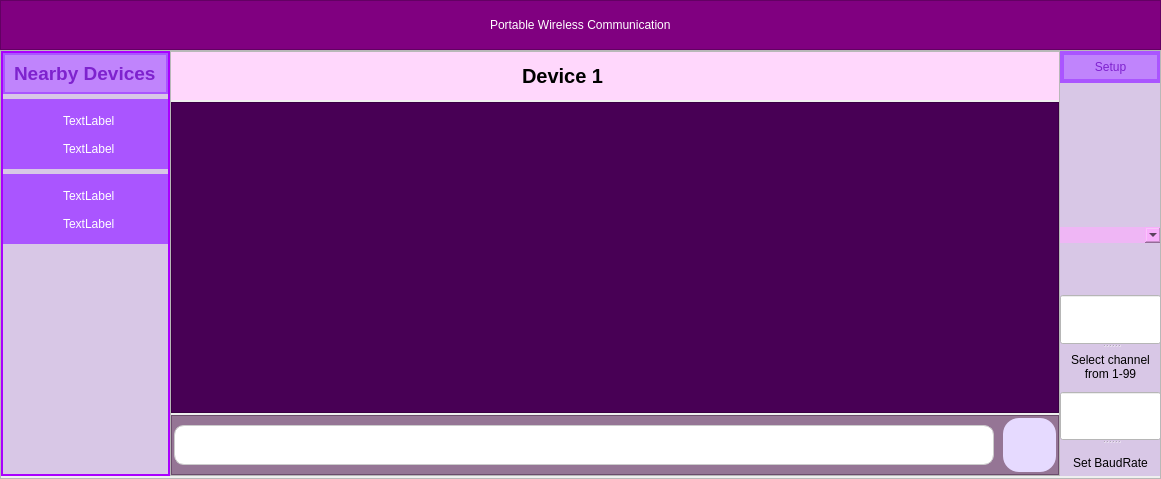
<?xml version="1.0" encoding="UTF-8"?>
<ui version="4.0">
 <class>MainWindow</class>
 <widget class="QMainWindow" name="MainWindow">
  <property name="geometry">
   <rect>
    <x>0</x>
    <y>0</y>
    <width>1161</width>
    <height>479</height>
   </rect>
  </property>
  <property name="windowTitle">
   <string>MainWindow</string>
  </property>
  <widget class="QWidget" name="centralwidget">
   <layout class="QVBoxLayout" name="verticalLayout">
    <property name="spacing">
     <number>0</number>
    </property>
    <property name="leftMargin">
     <number>0</number>
    </property>
    <property name="topMargin">
     <number>0</number>
    </property>
    <property name="rightMargin">
     <number>0</number>
    </property>
    <property name="bottomMargin">
     <number>0</number>
    </property>
    <item>
     <widget class="QFrame" name="frame">
      <property name="minimumSize">
       <size>
        <width>0</width>
        <height>50</height>
       </size>
      </property>
      <property name="maximumSize">
       <size>
        <width>16777215</width>
        <height>50</height>
       </size>
      </property>
      <property name="styleSheet">
       <string notr="true">background-color: #800080;
font: 700 18pt &quot;Segoe Script&quot; ;
color: rgb(255, 255, 255);</string>
      </property>
      <property name="frameShape">
       <enum>QFrame::StyledPanel</enum>
      </property>
      <property name="frameShadow">
       <enum>QFrame::Raised</enum>
      </property>
      <layout class="QHBoxLayout" name="horizontalLayout">
       <property name="leftMargin">
        <number>9</number>
       </property>
       <property name="topMargin">
        <number>0</number>
       </property>
       <property name="rightMargin">
        <number>9</number>
       </property>
       <property name="bottomMargin">
        <number>0</number>
       </property>
       <item alignment="Qt::AlignHCenter">
        <widget class="QLabel" name="label">
         <property name="layoutDirection">
          <enum>Qt::LeftToRight</enum>
         </property>
         <property name="text">
          <string>Portable Wireless Communication</string>
         </property>
        </widget>
       </item>
      </layout>
     </widget>
    </item>
    <item>
     <widget class="QFrame" name="frame_2">
      <property name="styleSheet">
       <string notr="true">padding:0px;
margin:0px;</string>
      </property>
      <property name="frameShape">
       <enum>QFrame::StyledPanel</enum>
      </property>
      <property name="frameShadow">
       <enum>QFrame::Raised</enum>
      </property>
      <layout class="QHBoxLayout" name="horizontalLayout_2">
       <property name="spacing">
        <number>0</number>
       </property>
       <property name="leftMargin">
        <number>0</number>
       </property>
       <property name="topMargin">
        <number>0</number>
       </property>
       <property name="rightMargin">
        <number>0</number>
       </property>
       <property name="bottomMargin">
        <number>2</number>
       </property>
       <item alignment="Qt::AlignLeft">
        <widget class="QFrame" name="frame_3">
         <property name="minimumSize">
          <size>
           <width>100</width>
           <height>0</height>
          </size>
         </property>
         <property name="maximumSize">
          <size>
           <width>400</width>
           <height>16777215</height>
          </size>
         </property>
         <property name="styleSheet">
          <string notr="true">background-color: rgb(216, 199, 230);
padding:0px;
margin-left:0px;
border: 2px solid rgb(170, 0, 255)</string>
         </property>
         <property name="frameShape">
          <enum>QFrame::StyledPanel</enum>
         </property>
         <property name="frameShadow">
          <enum>QFrame::Raised</enum>
         </property>
         <property name="lineWidth">
          <number>0</number>
         </property>
         <layout class="QVBoxLayout" name="verticalLayout_2">
          <property name="spacing">
           <number>5</number>
          </property>
          <property name="leftMargin">
           <number>0</number>
          </property>
          <property name="topMargin">
           <number>0</number>
          </property>
          <property name="rightMargin">
           <number>0</number>
          </property>
          <property name="bottomMargin">
           <number>1</number>
          </property>
          <item>
           <widget class="QWidget" name="widget_4" native="true">
            <property name="enabled">
             <bool>true</bool>
            </property>
            <property name="maximumSize">
             <size>
              <width>16777215</width>
              <height>60</height>
             </size>
            </property>
            <property name="layoutDirection">
             <enum>Qt::LeftToRight</enum>
            </property>
            <property name="styleSheet">
             <string notr="true">margin: 0px;
background-color: rgb(192,132,252);
color: rgb(126,34,206);
border:  2px solid rgb(170, 85, 255);
	</string>
            </property>
            <layout class="QHBoxLayout" name="horizontalLayout_3">
             <property name="spacing">
              <number>6</number>
             </property>
             <property name="leftMargin">
              <number>9</number>
             </property>
             <property name="topMargin">
              <number>9</number>
             </property>
             <item>
              <spacer name="horizontalSpacer">
               <property name="orientation">
                <enum>Qt::Horizontal</enum>
               </property>
               <property name="sizeHint" stdset="0">
                <size>
                 <width>3</width>
                 <height>20</height>
                </size>
               </property>
              </spacer>
             </item>
             <item>
              <widget class="QLabel" name="label_2">
               <property name="font">
                <font>
                 <pointsize>14</pointsize>
                 <bold>true</bold>
                </font>
               </property>
               <property name="styleSheet">
                <string notr="true">border: none</string>
               </property>
               <property name="text">
                <string>Nearby Devices</string>
               </property>
              </widget>
             </item>
             <item>
              <spacer name="horizontalSpacer_2">
               <property name="orientation">
                <enum>Qt::Horizontal</enum>
               </property>
               <property name="sizeHint" stdset="0">
                <size>
                 <width>3</width>
                 <height>20</height>
                </size>
               </property>
              </spacer>
             </item>
            </layout>
           </widget>
          </item>
          <item>
           <widget class="QWidget" name="widget_3" native="true">
            <property name="minimumSize">
             <size>
              <width>0</width>
              <height>70</height>
             </size>
            </property>
            <property name="maximumSize">
             <size>
              <width>16777215</width>
              <height>70</height>
             </size>
            </property>
            <property name="styleSheet">
             <string notr="true">border:  none;
background-color: rgb(170, 85, 255);
color: #ffffff;
font: 12pt &quot;Bodoni MT&quot; ;
</string>
            </property>
            <widget class="QWidget" name="layoutWidget">
             <property name="geometry">
              <rect>
               <x>0</x>
               <y>10</y>
               <width>171</width>
               <height>51</height>
              </rect>
             </property>
             <layout class="QHBoxLayout" name="horizontalLayout_7">
              <item>
               <spacer name="horizontalSpacer_8">
                <property name="orientation">
                 <enum>Qt::Horizontal</enum>
                </property>
                <property name="sizeHint" stdset="0">
                 <size>
                  <width>40</width>
                  <height>20</height>
                 </size>
                </property>
               </spacer>
              </item>
              <item>
               <layout class="QVBoxLayout" name="verticalLayout_5">
                <item>
                 <widget class="QLabel" name="label_6">
                  <property name="text">
                   <string>TextLabel</string>
                  </property>
                 </widget>
                </item>
                <item>
                 <widget class="QLabel" name="label_7">
                  <property name="text">
                   <string>TextLabel</string>
                  </property>
                 </widget>
                </item>
               </layout>
              </item>
              <item>
               <spacer name="horizontalSpacer_7">
                <property name="orientation">
                 <enum>Qt::Horizontal</enum>
                </property>
                <property name="sizeHint" stdset="0">
                 <size>
                  <width>40</width>
                  <height>20</height>
                 </size>
                </property>
               </spacer>
              </item>
             </layout>
            </widget>
           </widget>
          </item>
          <item alignment="Qt::AlignVCenter">
           <widget class="QWidget" name="widget" native="true">
            <property name="minimumSize">
             <size>
              <width>0</width>
              <height>70</height>
             </size>
            </property>
            <property name="styleSheet">
             <string notr="true">border: none;
background-color: rgb(170, 85, 255);
font: 12pt &quot;Bodoni MT&quot; ;
color: #ffffff</string>
            </property>
            <widget class="QWidget" name="layoutWidget">
             <property name="geometry">
              <rect>
               <x>0</x>
               <y>10</y>
               <width>171</width>
               <height>51</height>
              </rect>
             </property>
             <layout class="QHBoxLayout" name="horizontalLayout_6">
              <item>
               <spacer name="horizontalSpacer_5">
                <property name="orientation">
                 <enum>Qt::Horizontal</enum>
                </property>
                <property name="sizeHint" stdset="0">
                 <size>
                  <width>40</width>
                  <height>20</height>
                 </size>
                </property>
               </spacer>
              </item>
              <item>
               <layout class="QVBoxLayout" name="verticalLayout_4">
                <item>
                 <widget class="QLabel" name="label_4">
                  <property name="text">
                   <string>TextLabel</string>
                  </property>
                 </widget>
                </item>
                <item>
                 <widget class="QLabel" name="label_5">
                  <property name="text">
                   <string>TextLabel</string>
                  </property>
                 </widget>
                </item>
               </layout>
              </item>
              <item>
               <spacer name="horizontalSpacer_6">
                <property name="orientation">
                 <enum>Qt::Horizontal</enum>
                </property>
                <property name="sizeHint" stdset="0">
                 <size>
                  <width>40</width>
                  <height>20</height>
                 </size>
                </property>
               </spacer>
              </item>
             </layout>
            </widget>
           </widget>
          </item>
          <item>
           <spacer name="verticalSpacer">
            <property name="orientation">
             <enum>Qt::Vertical</enum>
            </property>
            <property name="sizeHint" stdset="0">
             <size>
              <width>20</width>
              <height>40</height>
             </size>
            </property>
           </spacer>
          </item>
         </layout>
        </widget>
       </item>
       <item>
        <widget class="QFrame" name="frame_4">
         <property name="styleSheet">
          <string notr="true"/>
         </property>
         <property name="frameShape">
          <enum>QFrame::StyledPanel</enum>
         </property>
         <property name="frameShadow">
          <enum>QFrame::Raised</enum>
         </property>
         <layout class="QVBoxLayout" name="verticalLayout_3">
          <property name="spacing">
           <number>2</number>
          </property>
          <property name="leftMargin">
           <number>0</number>
          </property>
          <property name="topMargin">
           <number>0</number>
          </property>
          <property name="rightMargin">
           <number>0</number>
          </property>
          <property name="bottomMargin">
           <number>0</number>
          </property>
          <item>
           <widget class="QWidget" name="widget_2" native="true">
            <property name="minimumSize">
             <size>
              <width>0</width>
              <height>40</height>
             </size>
            </property>
            <property name="maximumSize">
             <size>
              <width>16777215</width>
              <height>50</height>
             </size>
            </property>
            <property name="styleSheet">
             <string notr="true">background-color: rgb(255, 215, 252);
font: 700 15pt &quot;System&quot;;</string>
            </property>
            <layout class="QHBoxLayout" name="horizontalLayout_4">
             <property name="spacing">
              <number>9</number>
             </property>
             <item>
              <spacer name="horizontalSpacer_3">
               <property name="orientation">
                <enum>Qt::Horizontal</enum>
               </property>
               <property name="sizeHint" stdset="0">
                <size>
                 <width>342</width>
                 <height>19</height>
                </size>
               </property>
              </spacer>
             </item>
             <item>
              <widget class="QLabel" name="DevName">
               <property name="font">
                <font>
                 <family>System</family>
                 <pointsize>15</pointsize>
                 <italic>false</italic>
                 <bold>true</bold>
                </font>
               </property>
               <property name="text">
                <string>Device 1</string>
               </property>
              </widget>
             </item>
             <item>
              <spacer name="horizontalSpacer_4">
               <property name="orientation">
                <enum>Qt::Horizontal</enum>
               </property>
               <property name="sizeHint" stdset="0">
                <size>
                 <width>342</width>
                 <height>19</height>
                </size>
               </property>
              </spacer>
             </item>
             <item>
              <widget class="QPushButton" name="Microphone">
               <property name="minimumSize">
                <size>
                 <width>30</width>
                 <height>30</height>
                </size>
               </property>
               <property name="maximumSize">
                <size>
                 <width>60</width>
                 <height>60</height>
                </size>
               </property>
               <property name="styleSheet">
                <string notr="true">image: url(:/Assets/assets/mic.png);
border: none;
background-color: rgba(255, 255, 255, 0)
</string>
               </property>
               <property name="text">
                <string/>
               </property>
              </widget>
             </item>
             <item>
              <widget class="QPushButton" name="Files">
               <property name="minimumSize">
                <size>
                 <width>30</width>
                 <height>30</height>
                </size>
               </property>
               <property name="maximumSize">
                <size>
                 <width>60</width>
                 <height>60</height>
                </size>
               </property>
               <property name="font">
                <font>
                 <family>System</family>
                 <pointsize>15</pointsize>
                 <italic>false</italic>
                 <bold>true</bold>
                </font>
               </property>
               <property name="styleSheet">
                <string notr="true">image: url(:/Assets/assets/clip.png);
background-color: rgba(255, 255, 255, 0);
border: none;</string>
               </property>
               <property name="text">
                <string/>
               </property>
              </widget>
             </item>
            </layout>
           </widget>
          </item>
          <item>
           <widget class="QScrollArea" name="scrollArea">
            <property name="minimumSize">
             <size>
              <width>0</width>
              <height>0</height>
             </size>
            </property>
            <property name="maximumSize">
             <size>
              <width>16777215</width>
              <height>16777215</height>
             </size>
            </property>
            <property name="styleSheet">
             <string notr="true">background-color: rgb(72, 0, 85);

</string>
            </property>
            <property name="lineWidth">
             <number>0</number>
            </property>
            <property name="horizontalScrollBarPolicy">
             <enum>Qt::ScrollBarAlwaysOff</enum>
            </property>
            <property name="widgetResizable">
             <bool>true</bool>
            </property>
            <widget class="QWidget" name="scrollAreaWidgetContents">
             <property name="geometry">
              <rect>
               <x>0</x>
               <y>0</y>
               <width>884</width>
               <height>309</height>
              </rect>
             </property>
            </widget>
           </widget>
          </item>
          <item>
           <widget class="QFrame" name="frame_5">
            <property name="minimumSize">
             <size>
              <width>0</width>
              <height>60</height>
             </size>
            </property>
            <property name="maximumSize">
             <size>
              <width>16777215</width>
              <height>60</height>
             </size>
            </property>
            <property name="styleSheet">
             <string notr="true">background-color: rgba(124, 83, 124, 200)</string>
            </property>
            <property name="frameShape">
             <enum>QFrame::StyledPanel</enum>
            </property>
            <property name="frameShadow">
             <enum>QFrame::Raised</enum>
            </property>
            <layout class="QHBoxLayout" name="horizontalLayout_5">
             <property name="spacing">
              <number>9</number>
             </property>
             <property name="leftMargin">
              <number>2</number>
             </property>
             <property name="topMargin">
              <number>2</number>
             </property>
             <property name="rightMargin">
              <number>2</number>
             </property>
             <property name="bottomMargin">
              <number>2</number>
             </property>
             <item>
              <widget class="QTextEdit" name="MessageBox">
               <property name="maximumSize">
                <size>
                 <width>16777215</width>
                 <height>40</height>
                </size>
               </property>
               <property name="toolTip">
                <string>&lt;html&gt;&lt;head/&gt;&lt;body&gt;&lt;p align=&quot;center&quot;&gt;qww&lt;/p&gt;&lt;/body&gt;&lt;/html&gt;</string>
               </property>
               <property name="styleSheet">
                <string notr="true">font: 12pt &quot;Segoe Print&quot;;
border-radius: 10px; /* Rounded corners */
border: 1px solid #ccc; /* Border */
background-color: rgb(255, 255, 255);
</string>
               </property>
              </widget>
             </item>
             <item>
              <widget class="QPushButton" name="Send">
               <property name="minimumSize">
                <size>
                 <width>40</width>
                 <height>40</height>
                </size>
               </property>
               <property name="maximumSize">
                <size>
                 <width>60</width>
                 <height>60</height>
                </size>
               </property>
               <property name="font">
                <font>
                 <pointsize>12</pointsize>
                </font>
               </property>
               <property name="acceptDrops">
                <bool>true</bool>
               </property>
               <property name="toolTip">
                <string>&lt;html&gt;&lt;head/&gt;&lt;body&gt;&lt;p&gt;Send &lt;/p&gt;&lt;/body&gt;&lt;/html&gt;</string>
               </property>
               <property name="styleSheet">
                <string notr="true">border-radius: 16px; /* Rounded corners */
background-color: #e6daff; /* Light purple background */


   image: url(:/Assets/assets/send (1).png); /* Replace 'path_to_your_icon.png' with the path to your icon */
padding: 5px;
</string>
               </property>
               <property name="text">
                <string/>
               </property>
               <property name="default">
                <bool>false</bool>
               </property>
               <property name="flat">
                <bool>false</bool>
               </property>
              </widget>
             </item>
            </layout>
           </widget>
          </item>
         </layout>
        </widget>
       </item>
       <item alignment="Qt::AlignHCenter">
        <widget class="QWidget" name="widget_5" native="true">
         <property name="minimumSize">
          <size>
           <width>100</width>
           <height>0</height>
          </size>
         </property>
         <property name="styleSheet">
          <string notr="true">background-color: rgb(216, 199, 230);
padding:0px;
margin-left:0px;
</string>
         </property>
         <widget class="QWidget" name="layoutWidget">
          <property name="geometry">
           <rect>
            <x>0</x>
            <y>0</y>
            <width>101</width>
            <height>431</height>
           </rect>
          </property>
          <layout class="QVBoxLayout" name="verticalLayout_6">
           <item>
            <widget class="QLabel" name="label_9">
             <property name="styleSheet">
              <string notr="true">border:  4px solid rgb(170, 85, 255);
padding:5px;
font: 700 12pt &quot;Segoe UI&quot; ;
background-color: rgb(192,132,252);
color: rgb(126,34,206);</string>
             </property>
             <property name="text">
              <string>Setup</string>
             </property>
             <property name="alignment">
              <set>Qt::AlignCenter</set>
             </property>
            </widget>
           </item>
           <item>
            <widget class="QPushButton" name="Discoveribility">
             <property name="minimumSize">
              <size>
               <width>40</width>
               <height>40</height>
              </size>
             </property>
             <property name="font">
              <font>
               <pointsize>12</pointsize>
               <bold>true</bold>
              </font>
             </property>
             <property name="layoutDirection">
              <enum>Qt::RightToLeft</enum>
             </property>
             <property name="styleSheet">
              <string notr="true">QPushButton{
image: url(:/Assets/assets/wifi.png);
padding: 2px;
border: none;
text-align: left;
}

QPushButton:hover{
	background-color: rgba(255, 255, 255, 64);
}</string>
             </property>
             <property name="text">
              <string/>
             </property>
             <property name="iconSize">
              <size>
               <width>40</width>
               <height>40</height>
              </size>
             </property>
            </widget>
           </item>
           <item>
            <widget class="QPushButton" name="Search">
             <property name="minimumSize">
              <size>
               <width>40</width>
               <height>40</height>
              </size>
             </property>
             <property name="font">
              <font>
               <family>Segoe Script</family>
               <pointsize>18</pointsize>
               <italic>false</italic>
               <bold>true</bold>
              </font>
             </property>
             <property name="styleSheet">
              <string notr="true">QPushButton{
image: url(:/Assets/assets/search.png);
padding:3px;
border: none;
}
QPushButton:hover{
background-color: rgba(255, 255, 255, 64);}</string>
             </property>
             <property name="text">
              <string/>
             </property>
            </widget>
           </item>
           <item>
            <widget class="QPushButton" name="Refresh">
             <property name="minimumSize">
              <size>
               <width>40</width>
               <height>40</height>
              </size>
             </property>
             <property name="styleSheet">
              <string notr="true">QPushButton{ 
border:none;
image: url(:/Assets/assets/refresh.png);
}

QPushButton:hover{
	background-color: rgba(255, 255, 255, 60);
}</string>
             </property>
             <property name="text">
              <string/>
             </property>
            </widget>
           </item>
           <item>
            <widget class="QComboBox" name="ComList">
             <property name="styleSheet">
              <string notr="true">border-radius: 20px;
background-color: rgba(255, 170, 255, 150);
font: 11pt &quot;Segoe UI&quot;;</string>
             </property>
            </widget>
           </item>
           <item>
            <widget class="QPushButton" name="ConnectComPort">
             <property name="minimumSize">
              <size>
               <width>40</width>
               <height>40</height>
              </size>
             </property>
             <property name="styleSheet">
              <string notr="true">QPushButton{ 
border:none;
	image: url(:/Assets/assets/hotspot.png);
}

QPushButton:hover{
	background-color: rgba(255, 255, 255, 60);
}</string>
             </property>
             <property name="text">
              <string/>
             </property>
            </widget>
           </item>
           <item>
            <widget class="QSplitter" name="splitter_2">
             <property name="orientation">
              <enum>Qt::Vertical</enum>
             </property>
             <widget class="QLineEdit" name="ChannelInpt">
              <property name="minimumSize">
               <size>
                <width>0</width>
                <height>30</height>
               </size>
              </property>
              <property name="styleSheet">
               <string notr="true">background-color: rgb(255, 255, 255);</string>
              </property>
              <property name="inputMethodHints">
               <set>Qt::ImhDigitsOnly</set>
              </property>
              <property name="maxLength">
               <number>2</number>
              </property>
              <property name="placeholderText">
               <string/>
              </property>
             </widget>
             <widget class="QLabel" name="label_3">
              <property name="text">
               <string>Select channel from 1-99</string>
              </property>
              <property name="alignment">
               <set>Qt::AlignCenter</set>
              </property>
              <property name="wordWrap">
               <bool>true</bool>
              </property>
             </widget>
            </widget>
           </item>
           <item>
            <widget class="QSplitter" name="splitter">
             <property name="orientation">
              <enum>Qt::Vertical</enum>
             </property>
             <widget class="QLineEdit" name="BaudInpt">
              <property name="minimumSize">
               <size>
                <width>0</width>
                <height>30</height>
               </size>
              </property>
              <property name="styleSheet">
               <string notr="true">background-color: rgb(255, 255, 255);</string>
              </property>
             </widget>
             <widget class="QLabel" name="label_8">
              <property name="text">
               <string>Set BaudRate</string>
              </property>
              <property name="alignment">
               <set>Qt::AlignCenter</set>
              </property>
             </widget>
            </widget>
           </item>
          </layout>
         </widget>
        </widget>
       </item>
      </layout>
     </widget>
    </item>
   </layout>
  </widget>
 </widget>
 <resources>
  <include location="resourcesFile.qrc"/>
 </resources>
 <connections/>
</ui>
